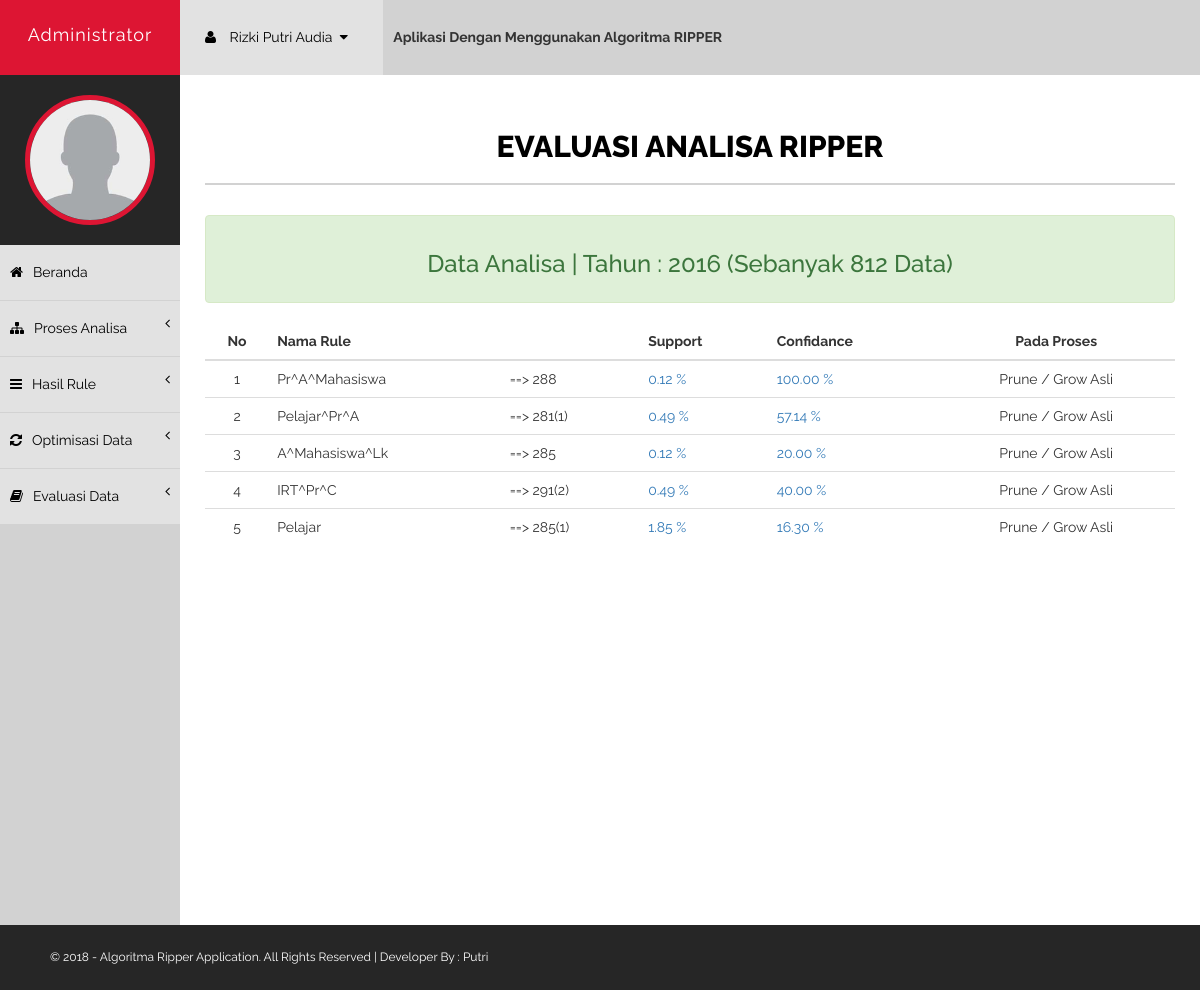
/dashboard/index.php?menu=evaluasi&thn=2016 (signed in), run on the app's committed database.
### tables this page shows
CREATE TABLE `user` (
  `id_user` int(4) NOT NULL,
  `username` varchar(50) NOT NULL,
  `password` varchar(50) NOT NULL,
  `nama_lengkap` varchar(100) NOT NULL,
  `jk` varchar(20) NOT NULL,
  `active` double NOT NULL DEFAULT '1',
  `last_login` timestamp NOT NULL DEFAULT CURRENT_TIMESTAMP
);

CREATE TABLE `hasil_rule` (
  `id_rule` int(4) NOT NULL,
  `nama_rule` varchar(200) NOT NULL,
  `theory` varchar(20) NOT NULL,
  `exception` varchar(20) NOT NULL,
  `mdl` varchar(20) NOT NULL,
  `iterasi` int(4) NOT NULL,
  `label` varchar(200) NOT NULL,
  `tahun` int(4) NOT NULL,
  `status` double NOT NULL DEFAULT '0',
  `pasal` varchar(30) NOT NULL
);

### dashboard/evaluasi.php (the view, shortened to what this page needs)
<?php
$thn=$_GET['thn'];
$a=mysqli_query($connect, "SELECT * FROM datareal WHERE tahun='$thn'");
$row=mysqli_num_rows($a);
?>
<div id="page-wrapper" class="page-wrapper-cls">
    <div id="page-inner">
        <div class="row">
            <div class="col-md-12">
            <center><h1 class="page-head-line">Evaluasi Analisa Ripper</h1></center>
            </div>
        </div>
        <div class="row">
            <div class="col-md-12">
                <div class="alert alert-success">
                    <h3 align="center">Data Analisa | <?php echo "Tahun : "; echo $thn; echo " (Sebanyak "; echo $row; echo " Data)"; ?></h3></div>
                    <?php
                        $no=1;
                        $a=mysqli_query($connect, "SELECT * FROM hasil_rule WHERE status='1' AND tahun='$thn'");
                        $hitung=mysqli_query($connect, "SELECT * FROM datareal WHERE tahun='$thn'");
                        $hitungdata=mysqli_num_rows($hitung);
                        echo "<table class='table table-hover'>
                            <thead>
                            <tr>
                                <th><center>No</center></th>
                                <th colspan='2'>Nama Rule</th>
                                <th>Support</th>
                                <th>Confidance</th>
                                <th><center>Pada Proses </center></th>
                            </tr></thead><tbody>";
                            while ($b=mysqli_fetch_array($a)) {
                                echo "<tr>";
                                    echo "<td><center>"; echo $no; echo "</center></td>";
                                    echo "<td>"; echo $b['nama_rule']; echo "</td>";
                                    echo "<td>==> "; echo $pasall=$b['pasal']; echo "</td>";
$rulemaksimal=$b['nama_rule'];
$explodek2=explode("^",$rulemaksimal);
$sizeexplodek2=sizeof($explodek2);
    $setting=array();
    for ($k2=0;$k2<$sizeexplodek2;$k2++) {
        if ($explodek2[$k2]=="IRT" || $explodek2[$k2]=="PNS" || $explodek2[$k2]=="Mahasiswa" || $explodek2[$k2]=="Pelajar" || $explodek2[$k2]=="Swasta" || $explodek2[$k2]=="DLL") {
            $setting[]="pekerjaan";
        }
        if ($explodek2[$k2]=="Lk" || $explodek2[$k2]=="Pr") {
            $setting[]="jk";
        }
        if ($explodek2[$k2]=="A" || $explodek2[$k2]=="B" || $explodek2[$k2]=="C" || $explodek2[$k2]=="D") {
            $setting[]="kelompok";
        }
    }
    if ($sizeexplodek2=='3') {
    $data=mysqli_query($connect, "SELECT * FROM datareal WHERE tahun='$thn' AND $setting[0]='$explodek2[0]' AND $setting[1]='$explodek2[1]' AND $setting[2]='$explodek2[2]' AND pasal='$pasall'"); $positif=mysqli_num_rows($data);
    $dataa=mysqli_query($connect, "SELECT * FROM datareal WHERE tahun='$thn' AND $setting[0]='$explodek2[0]' AND $setting[1]='$explodek2[1]' AND $setting[2]='$explodek2[2]' AND pasal!='$pasall'"); $negatif=mysqli_num_rows($dataa);
    $dataaa=mysqli_query($connect, "SELECT * FROM datareal WHERE tahun='$thn' AND $setting[0]='$explodek2[0]' AND $setting[1]='$explodek2[1]' AND $setting[2]='$explodek2[2]'"); $seluruh=mysqli_num_rows($dataaa);
    }
    if ($sizeexplodek2=='1') {
    $data=mysqli_query($connect, "SELECT * FROM datareal WHERE tahun='$thn' AND $setting[0]='$explodek2[0]' AND pasal='$pasall'"); $positif=mysqli_num_rows($data);
    $dataa=mysqli_query($connect, "SELECT * FROM datareal WHERE tahun='$thn' AND $setting[0]='$explodek2[0]' AND pasal!='$pasall'"); $negatif=mysqli_num_rows($dataa);
    $dataaa=mysqli_query($connect, "SELECT * FROM datareal WHERE tahun='$thn' AND $setting[0]='$explodek2[0]'"); $seluruh=mysqli_num_rows($dataaa);
    }
                                    echo "<td>"; echo "<a title='Jumlah Data Positif : $positif, Jumlah Data Keseluruhan : $hitungdata'>"; echo number_format(($positif*100/$hitungdata),2); echo " % </a></td>";
                                    echo "<td>"; echo "<a title='Jumlah Data Positif : $positif, Jumlah Data Negatif : $negatif'>";
                                    echo number_format(($positif*100/($seluruh)),2); echo " % </td>";
                                    echo "<td><center>Prune / Grow Asli</center></td>";
                                echo "</tr>";
                            $no++; }
                           echo "</tbody></table>";
                    ?>
            </div>
        </div>
    </div>
</div>

### dashboard/index.php (shortened to what this page needs)
<?php
if(!isset($_SESSION['id_user'])){
echo"<script>document.location.href='../index.php'</script>";
}
else {
include "../koneksi.php";
$q=mysqli_query($connect, "SELECT * FROM user where id_user='".$_SESSION['id_user']."' and active='1'");
while($d=mysqli_fetch_array($q))
    {
      $nama=$d['nama_lengkap'];
}
?>
<!DOCTYPE html>
<html xmlns="http://www.w3.org/1999/xhtml">
<head>
    <link href="../assets/css/bootstrap.css" rel="stylesheet" />
    <link href="../assets/css/font-awesome.css" rel="stylesheet" />
    <link href="../assets/css/style.css" rel="stylesheet" />
</head>
<body>
    <div id="wrapper">
        <nav class="navbar navbar-default navbar-cls-top " role="navigation" style="margin-bottom: 0">
            <div class="navbar-header">
                <a  class="navbar-brand" href="index.php?menu=home">Administrator</a>
            </div>
            <div class="notifications-wrapper">
            <ul class="nav">
                <li class="dropdown">
                    <a class="dropdown-toggle" data-toggle="dropdown" href="#">
                        <i class="fa fa-user"></i> <?php echo $nama; ?> &nbsp;<i class="fa fa-caret-down"></i>
                    </a>
                </li>
                <li><h5> &nbsp; <b>Aplikasi Dengan Menggunakan Algoritma RIPPER</b></h5></li>
            </ul>
            </div>
        </nav>
        <nav  class="navbar-default navbar-side" role="navigation">
            <div class="sidebar-collapse">
                <ul class="nav" id="main-menu">
                    <li>
                        <div class="user-img-div">
                            <img src="../assets/img/user.png" class="img-circle" />
                        </div>
                    </li>
                    <li><a href="index.php?menu=home"><i class="fa fa-home"></i>Beranda</a></li>
                    <li>
                        <a href="#"><i class="fa fa-sitemap "></i>Proses Analisa <span class="fa arrow"></span></a>
                    </li>
                    <li>
                        <a href="#"><i class="fa fa-bars"></i>Hasil Rule <span class="fa arrow"></span></a>
                    </li>
                    <li>
                        <a href="#"><i class="fa fa-refresh"></i>Optimisasi Data<span class="fa arrow"></span></a>
                    </li>
                    <li>
                        <a href="#"><i class="fa fa-book"></i>Evaluasi Data <span class="fa arrow"></span></a>
                    </li>
                </ul>
            </div>
        </nav>
                <?php
                if (isset($_GET['menu'])){
                    $menu=$_GET['menu'];
                    if($menu=="evaluasi"){include "evaluasi.php";}
                    if($menu=="ubah_pass"){include "ubah_pass.php";}}
                else{include"home.php";}
                ?>
        </div>
    <footer>© 2018 - Algoritma Ripper Application. All Rights Reserved | Developer By : Putri</footer>
</body>
</html>
<?php } ?>

### assets/css/style.css (style rules this page uses)
body { font-family: 'Raleway', sans-serif; line-height:25px; font-size:14px; }
#wrapper { width: 100%; background: #d2d2d2; }
#page-wrapper { padding: 15px 15px; min-height: 800px; background: #fff; }
#page-inner { width: 100%; margin: 10px 20px 10px 0px; background-color: #fff!important; padding: 10px; min-height: 800px; }
.page-head-line { font-size: 30px; text-transform: uppercase; color: #000; font-weight: 800; padding-bottom: 20px; border-bottom: 2px solid #d2d2d2; margin-bottom: 30px; }
.navbar-cls-top .navbar-brand { color: #fff; background: #DD1533; width: 180px; text-align: center; height: 75px; font-size: 18px; letter-spacing: 1px; padding-top: 25px; }
.user-img-div { min-height: 130px; padding: 20px; background-color: #262626; text-align:center; }
.user-img-div img { height: 130px; border: 5px solid #DD1533; }
.arrow { float: right; }
.fa.arrow:before { content: "\f104"; }
.sidebar-collapse, .sidebar-collapse .nav { background: none; }
.sidebar-collapse .nav { padding: 0; }
.sidebar-collapse .nav > li > a { color: #000; background: #E2E2E2; text-shadow: none; border-bottom: 1px solid #D2D2D2; }
.sidebar-collapse > .nav > li > a { padding: 15px 10px; }
.navbar-side { border: none; background-color: #202020; }
.navbar-cls-top { background: #262626; border-bottom: none; }
.navbar-default { border: 0px solid black; }
.navbar-header { background: #000000; }
.nav > li > a > i { margin-right: 10px; }
.notifications-wrapper { margin-left:3px; }
.notifications-wrapper .nav { background-color: #D2d2d2; }
.notifications-wrapper li { display: inline-block; }
.notifications-wrapper li a { padding: 25px; min-height: 50px; }
.notifications-wrapper .nav > li > a { background-color: #E2E2E2; color:#000; }
footer { background-color:#262626; padding:20px 50px; color:#fff; font-size:12px; }
@media (min-width:768px) { .page-wrapper-cls { margin: 0 0 0 180px; } }
@media (min-width:768px) { .navbar-side { z-index: 1; position: absolute; width: 180px; } }
@media (min-width:768px) { .navbar { border-radius: 0px; } }

### data on the page
user: nama_lengkap "Rizki Putri Audia"
hasil_rule: nama_rule "Pr^A^Mahasiswa", pasal "288", hitungdata "0.12", seluruh "100.00"
hasil_rule: nama_rule "Pelajar^Pr^A", pasal "281(1)", hitungdata "0.49", seluruh "57.14"
hasil_rule: nama_rule "A^Mahasiswa^Lk", pasal "285", hitungdata "0.12", seluruh "20.00"
hasil_rule: nama_rule "IRT^Pr^C", pasal "291(2)", hitungdata "0.49", seluruh "40.00"
hasil_rule: nama_rule "Pelajar", pasal "285(1)", hitungdata "1.85", seluruh "16.30"

### other printed values
$thn "2016"
$row "812"
